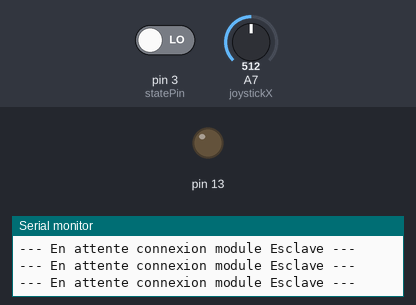
Bench run of a sketch on a simulated Arduino Nano, built with avr-gcc and run on an emulated ATmega328P. Parts: output pins drawn as LEDs (lit = HIGH), the last lines printed to the serial monitor. The inputs (shaded band) are chosen by the test bench; at power-on: pin 3 (statePin) LOW, A7 (joystickX) = 512.

Above: at 1.8 s.
1.9 s: pin 3 (statePin) driven HIGH
At 3.2 s:
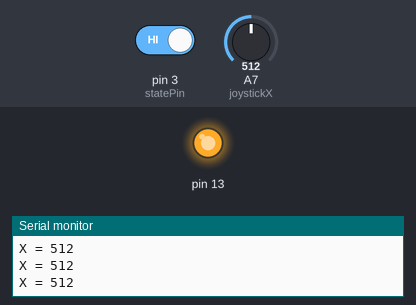
3.5 s: pin 3 (statePin) driven LOW
At 3.8 s:
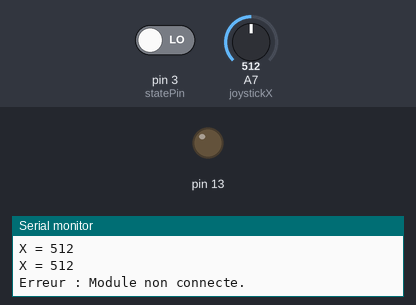
Timing chart, 0 to 6.5 s (numbered marks = the images above; inputs shaded):
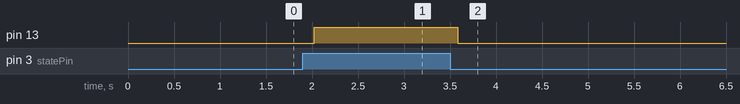

Measured:
- after the input at 1.9 s, pin 13: LOW → HIGH after 0.12 s
- after the input at 3.5 s, pin 13: HIGH → LOW after 0.08 s

The sketch:

bluetooth_master_defaut.ino
```cpp
/*
    //Branchement Arduino et HC05
    //  HC-05       Arduino Nano      Note
    //  VCC         5V                Alimentation
    //  GND         GND               Masse
    //  TXD         D10               Vers  RX logiciel
    //  RXD         D11               Vers  TX logiciel (via pont diviseur*)
    //  EN/KEY      D4 ou 5V          Doit être à l'état HAUT au démarrage

    //Configuration Arduino HC05 pour modification Code AT.#include <SoftwareSerial.h>
    //1.- Entrer en mode AT :
      //Débranchez le module.
      //Maintenez le petit bouton du HC-05 enfoncé.
      //Rebranchez l'alimentation. La LED du module doit clignoter lentement (toutes les 2 secondes environ).
    //2.- Réglages du Moniteur Série :
      //Ouvrez le moniteur série d'Arduino IDE.
      //Sélectionnez "Both NL & CR" (ou "NL et CR") en bas à droite.
      //Vitesse : 9600 baud.
    //3.- Commandes courantes à tester :
      //Tapez AT → Le module doit répondre OK.
      //Tapez AT+NAME=MonBluetooth → Change le nom.
      //Tapez AT+PSWD="1234" → Change le code PIN.
      //Tapez AT+UART=9600,0,0 → Fixe la vitesse de communication standard à 9600.
      //Une fois terminé, débranchez la broche EN/KEY (ou mettez-la à LOW) et redémarrez le module pour l'utiliser normalement.

    //Paramétrage pour autoconnexion
    //1. Configurer l'Esclave (Le module dont vous venez de lire l'adresse)
      //Assurez-vous que ce module est bien configuré ainsi (tapez ces commandes une par une) :
      //AT+ORGL (Réinitialisation par défaut, optionnel mais conseillé).
      //AT+ROLE=0 (Définit le module comme Esclave).
      //AT+POLAR=1,0 (Optionnel, assure que la LED clignote correctement).
      //AT+UART=9600,0,0 (Vitesse de communication).
    //2. Configurer le Maître (L'autre module)
      //Branchez votre deuxième module (le deuxième ZS-040) en mode AT et entrez ces commandes :
      //AT+ORGL (Réinitialisation).
      //AT+ROLE=1 (Passe en mode Maître).
      //AT+CMODE=0 (Force la connexion à une adresse unique et spécifique).
      //AT+BIND=0,13,1745C (On lui donne l'adresse de l'esclave. Attention : remplacez bien les : par des ,).
      //AT+UART=9600,0,0 (Doit être la même vitesse que l'esclave).
    //3. La suite : Test de connexion "Live"
      //Une fois les deux configurés :
      //Éteignez tout.
      //Remettez les deux modules sous tension (sans maintenir le bouton cette fois, pour rester en mode communication).
      //L'observation des LED :
      //Au début, les deux clignotent vite.
      //Après quelques secondes, elles devraient clignoter ensemble de façon synchronisée (généralement deux flashs rapides toutes les 2 ou 3 secondes). Cela signifie qu'ils sont appairés.
    //4. Code de test pour envoyer des données
      //Vous pouvez utiliser le même code sur les deux Arduino Nano pour tester l'envoi de messages :
          #include <SoftwareSerial.h>
          SoftwareSerial BTSerial(10, 11); // RX | TX
          void setup() {
            Serial.begin(9600);
            BTSerial.begin(9600);
            Serial.println("Liaison établie. Tapez un message pour l'envoyer :");
          }
          void loop() {
            // Envoi vers l'autre module
            if (Serial.available()) {
              BTSerial.write(Serial.read());
            }

            // Réception depuis l'autre module
            if (BTSerial.available()) {
              Serial.write(BTSerial.read());
            }
          }
    //Résumé de la "Checklist" de connexion
          //Si vos modules ne se connectent pas (les LED continuent de clignoter rapidement sans se synchroniser), vérifiez ces 3 points dans l'ordre :
          //Le MDP : Est-ce que AT+PSWD est identique sur les deux ?
          //Le Rôle : L'un est-il bien en AT+ROLE=1 (Maître) et l'autre en AT+ROLE=0 (Esclave) ?
          //L'Adresse : Le Maître a-t-il bien enregistré l'adresse de l'esclave avec AT+BIND=... ?

    //Une astuce pour le mode "Automatique"
          //Si vous ne voulez pas vous embêter avec l'adresse (BIND), vous pouvez configurer le Maître pour qu'il se connecte à n'importe quel module à proximité ayant le même mot de passe :
          //Sur le Maître, tapez : AT+CMODE=1 (Connexion à n'importe quelle adresse).
          //Assurez-vous que le mot de passe (AT+PSWD) est le même sur les deux.
          //Attention : Le CMODE=1 est plus simple, mais si vous avez d'autres modules Bluetooth allumés dans la pièce, le Maître risque de tenter de se connecter au mauvais appareil. Le CMODE=0 avec le BIND (ce qu'on a fait précédemment) reste la méthode la plus stable et "propre".

    ///////////////////////////////////////////////////////////////
    //A réactiver ici pour paramétrage des identifiants bleutooth//
    ///////////////////////////////////////////////////////////////

        #include <SoftwareSerial.h>

        // RX de l'Arduino sur 10, TX sur 11
        SoftwareSerial BTSerial(10, 11);

        void setup() {
          pinMode(4, OUTPUT);
          digitalWrite(4, HIGH); // Met la broche KEY à HIGH pour activer le mode AT
          Serial.begin(9600);
          BTSerial.begin(38400); // Vitesse standard pour le mode AT du HC-05
          Serial.println("Pret pour configurer le module.");
          Serial.println("Reglez le moniteur serie sur 'Les deux, NL et CR' et 9600 baud.");
          Serial.println("Entrez vos commandes AT :");
        }

        void loop() {
          if (Serial.available()) BTSerial.write(Serial.read());
          if (BTSerial.available()) Serial.write(BTSerial.read());
        }
    ///////////////////////////////////////////////////////////////////////
    //A désactiver ici pour fin de paramétrage des identifiants bleutooth//
    ///////////////////////////////////////////////////////////////////////
*/

//////////////////////////////////////////////////////////////
//Code pour liaison maitre esclave une fois module paramétré//
//////////////////////////////////////////////////////////////

#include <SoftwareSerial.h>

SoftwareSerial BTSerial(10, 11);

const int statePin = 3;
const int joystickX = A7;

void setup() {

  pinMode(statePin, INPUT);
  pinMode(13, OUTPUT);

  Serial.begin(9600);
  BTSerial.begin(9600);

  Serial.println("--- SYSTEME Maitre Demarre ---");

  while (digitalRead(statePin) == LOW) {
    Serial.println("--- En attente connexion module Esclave ---");
    delay(500);
  }

  Serial.println("--- Connexion module Esclave etablie ---");
  BTSerial.println("CONNECTE");
}

void loop() {

  if (digitalRead(statePin) == HIGH) {

    digitalWrite(13, HIGH);

    // Lecture du joystick
    int valeurX = analogRead(joystickX);

    // Envoi Bluetooth
    BTSerial.println(valeurX);

    // Affichage pour test
    Serial.print("X = ");
    Serial.println(valeurX);

    delay(50);
  }
  else {

    digitalWrite(13, LOW);
    Serial.println("Erreur : Module non connecte.");

    delay(1000);
  }
  delay(100);
}
```
